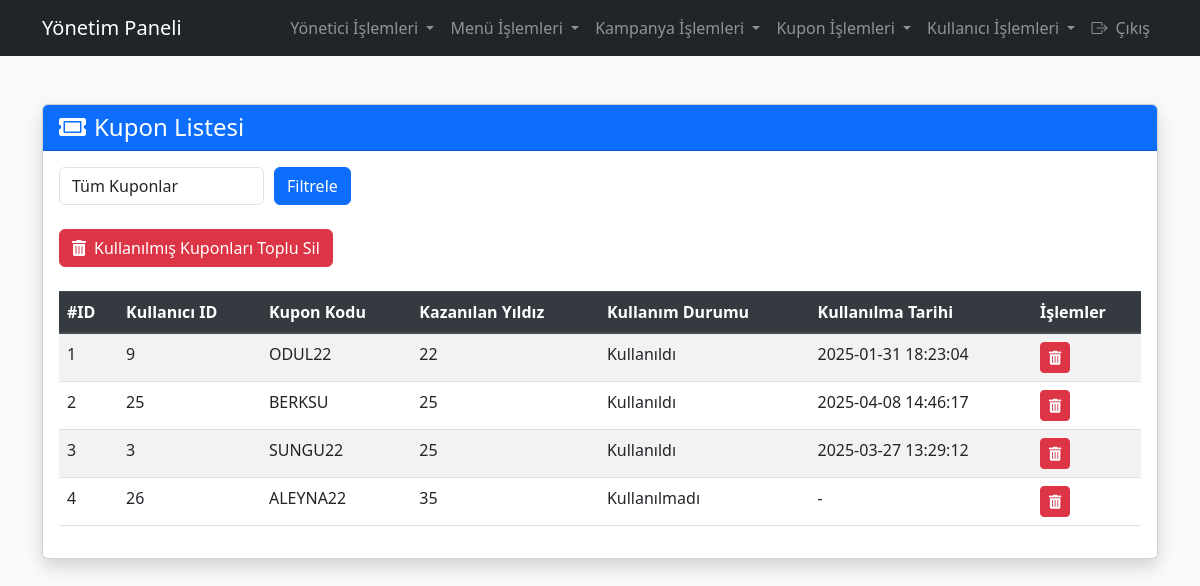
Page /yonetici/kuponlar.php (signed in) on the committed database.
### tables this page shows
CREATE TABLE `kuponlar` (
  `id` int(11) NOT NULL,
  `user_id` int(11) NOT NULL,
  `kupon_kodu` varchar(50) NOT NULL,
  `kazanilan_yildiz` int(11) NOT NULL,
  `kullanildi_mi` tinyint(1) DEFAULT 0,
  `kullanilma_tarihi` timestamp NULL DEFAULT NULL
);

### yonetici/kuponlar.php (the view, shortened to what this page needs)
<?php
require_once '../inc/db.php';
$sql = "SELECT * FROM kuponlar";
$sorgu = $conn->prepare($sql);
$sorgu->execute();
$kuponlar = $sorgu->fetchAll(PDO::FETCH_ASSOC);
?>
<!DOCTYPE html>
<html lang="tr">
<head>
    <link href="https://stackpath.bootstrapcdn.com/bootstrap/4.5.2/css/bootstrap.min.css" rel="stylesheet">
    <link href="https://cdnjs.cloudflare.com/ajax/libs/font-awesome/5.15.4/css/all.min.css" rel="stylesheet">
    <link href="https://cdn.jsdelivr.net/npm/bootstrap@5.3.0/dist/css/bootstrap.min.css" rel="stylesheet">
  <link href="https://cdn.jsdelivr.net/npm/bootstrap-icons@1.10.5/font/bootstrap-icons.css" rel="stylesheet">
</head>
<body class="bg-light">
      <?php include 'navbar.php'; ?>
    <div class="container py-5">
        <div class="card card-shadow">
            <div class="card-header bg-primary text-white">
                <h4 class="mb-0"><i class="fas fa-ticket-alt mr-2"></i>Kupon Listesi</h4>
            </div>
            <div class="card-body">
                <form method="GET" class="mb-4">
                    <div class="form-row align-items-center">
                        <div class="col-auto">
                            <select class="form-control" id="filtre_kullanildi_mi" name="filtre_kullanildi_mi">
                                <option value="">Tüm Kuponlar</option>
                            </select>
                        </div>
                        <div class="col-auto">
                            <button type="submit" class="btn btn-primary">Filtrele</button>
                        </div>
                    </div>
                </form>
                <form method="POST" class="mb-4" onsubmit="return confirm('Kullanılmış tüm kuponları silmek istediğinize emin misiniz?');">
                    <button type="submit" name="toplu_sil" class="btn btn-danger">
                        <i class="fas fa-trash-alt mr-2"></i>Kullanılmış Kuponları Toplu Sil
                    </button>
                </form>
                <div class="table-responsive">
                    <table class="table table-hover table-striped">
                        <thead class="thead-dark">
                            <tr>
                                <th>#ID</th>
                                <th>Kullanıcı ID</th>
                                <th>Kupon Kodu</th>
                                <th>Kazanılan Yıldız</th>
                                <th>Kullanım Durumu</th>
                                <th>Kullanılma Tarihi</th>
                                <th>İşlemler</th>
                            </tr>
                        </thead>
                        <tbody>
                            <?php foreach ($kuponlar as $kupon): ?>
                                <tr>
                                    <td><?= $kupon['id'] ?></td>
                                    <td><?= $kupon['user_id'] ?></td>
                                    <td><?= $kupon['kupon_kodu'] ?></td>
                                    <td><?= $kupon['kazanilan_yildiz'] ?></td>
                                    <td><?= $kupon['kullanildi_mi'] ? 'Kullanıldı' : 'Kullanılmadı' ?></td>
                                    <td><?= $kupon['kullanilma_tarihi'] ?? '-' ?></td>
                                    <td>
                                        <a href="kuponlar.php?sil=<?= $kupon['id'] ?>"
                                           class="btn btn-sm btn-danger"
                                           onclick="return confirm('Bu kuponu silmek istediğinize emin misiniz?')"
                                           title="Sil">
                                            <i class="fas fa-trash-alt"></i>
                                        </a>
                                    </td>
                                </tr>
                            <?php endforeach; ?>
                        </tbody>
                    </table>
                </div>
            </div>
        </div>
    </div>
</body>
</html>

### yonetici/kuponlar.php (style rules this page uses)
.card-shadow { box-shadow: 0 0.5rem 1rem rgba(0, 0, 0, 0.15); }

### rows in the picture
kuponlar: id "1", user "9", kupon_kodu "ODUL22", kazanilan_yildiz "22", kullanildi_mi "Kullanıldı", kullanilma_tarihi "2025-01-31 18:23:04"
kuponlar: id "2", user "25", kupon_kodu "BERKSU", kazanilan_yildiz "25", kullanildi_mi "Kullanıldı", kullanilma_tarihi "2025-04-08 14:46:17"
kuponlar: id "3", user "3", kupon_kodu "SUNGU22", kazanilan_yildiz "25", kullanildi_mi "Kullanıldı", kullanilma_tarihi "2025-03-27 13:29:12"
kuponlar: id "4", user "26", kupon_kodu "ALEYNA22", kazanilan_yildiz "35", kullanildi_mi "Kullanılmadı", kullanilma_tarihi "-"
